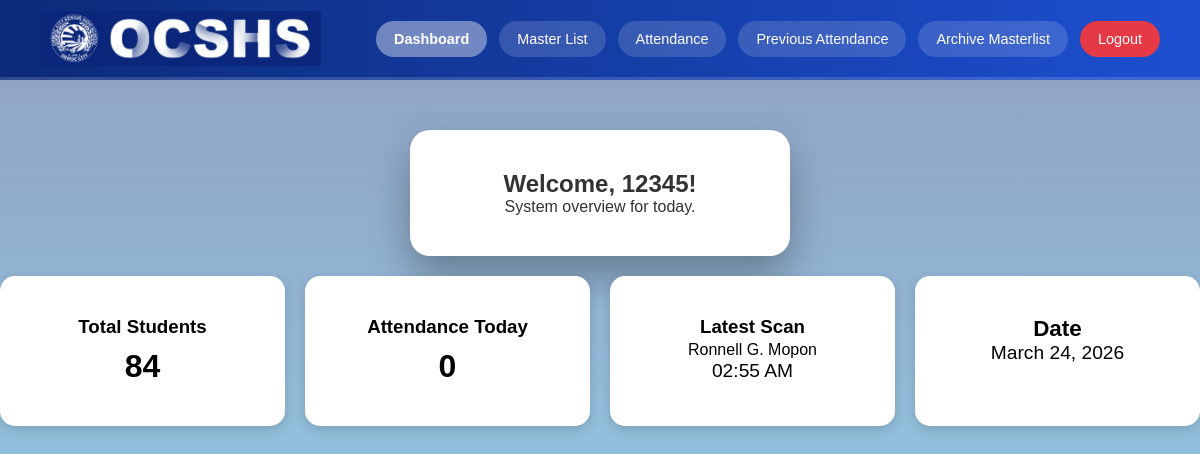
The page /dashboard.php (signed in) on the database as committed earlier.
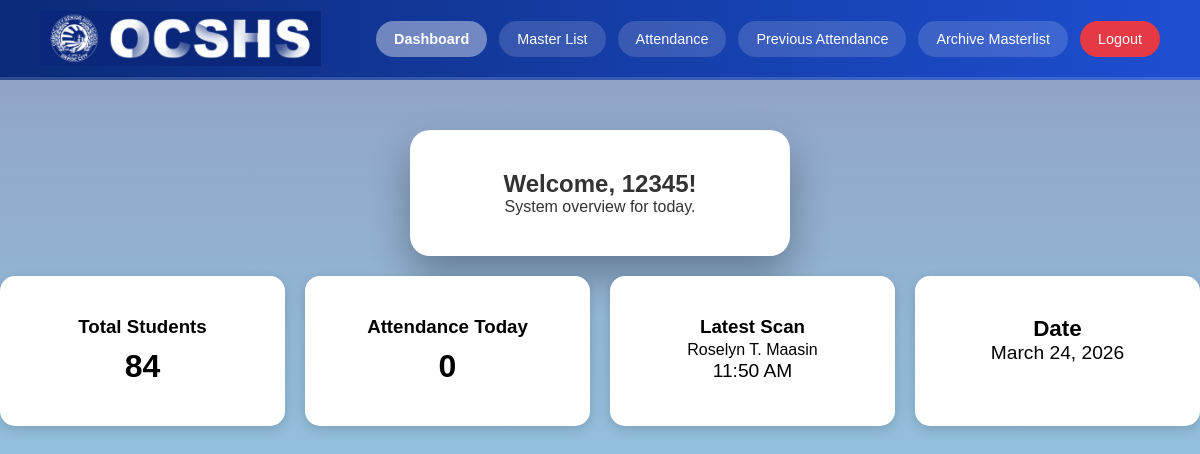
The same page on the database as committed later.
### tables this page shows
CREATE TABLE `attendance` (
  `id` int(11) NOT NULL,
  `lrn` varchar(50) DEFAULT NULL,
  `fullname` varchar(150) DEFAULT NULL,
  `gender` varchar(10) NOT NULL,
  `section` varchar(50) NOT NULL,
  `gradelvl` varchar(3) NOT NULL,
  `contact` varchar(20) NOT NULL,
  `date_logged` date DEFAULT NULL,
  `time_logged` time DEFAULT NULL,
  `is_notif` varchar(1) NOT NULL DEFAULT 'N',
  `created_at` timestamp NOT NULL DEFAULT current_timestamp()
);

### dashboard.php (the view, shortened to what this page needs)
<?php
require "config.php";
$studentsRow = mysqli_fetch_assoc(
    mysqli_query($conn, "SELECT COUNT(*) AS total FROM masterlist")
);
$totalStudents = $studentsRow['total'] ?? 0;
$today = date('Y-m-d');
$attendanceRow = mysqli_fetch_assoc(
    mysqli_query($conn, "SELECT COUNT(*) AS total FROM attendance WHERE date_logged='$today'")
);
$todayAttendance = $attendanceRow['total'] ?? 0;
$latestQuery = mysqli_query($conn,
    "SELECT fullname, time_logged
     FROM attendance
     ORDER BY id DESC
     LIMIT 1"
);
$latestRow = mysqli_fetch_assoc($latestQuery);
?>
<!DOCTYPE html>
<html lang="en">
<head>
<link rel="stylesheet" href="css/main.css">
</head>
<body>
<div class="header">
    <div class="header-left">
        <img src="images/logo.png" class="logo" alt="Logo">
    </div>
    <div class="nav">
        <a href="dashboard.php" class="active">Dashboard</a>
        <a href="masterlist.php">Master List</a>
        <a href="attendance_scanner.php">Attendance</a>
        <a href="attendance_history.php">Previous Attendance</a>
        <a href="archive_masterlist.php">Archive Masterlist</a>
        <a href="logout.php" class="logout">Logout</a>
    </div>
</div>
<div class="container">
    <div class="card">
        <h2>Welcome, <?= htmlspecialchars($_SESSION['username']) ?>!</h2>
        <p>System overview for today.</p>
    </div>
    <div class="dashboard-grid">
        <div class="dashboard-card">
            <h3>Total Students</h3>
            <p class="dashboard-number"><?= $totalStudents ?></p>
        </div>
        <div class="dashboard-card">
            <h3>Attendance Today</h3>
            <p class="dashboard-number"><?= $todayAttendance ?></p>
        </div>
        <div class="dashboard-card">
            <h3>Latest Scan</h3>
            <p>
                <?= $latestRow
                    ? htmlspecialchars($latestRow['fullname']) . "<big><br>" .
                      date("h:i A", strtotime($latestRow['time_logged'])) . "</small>"
                    : "No scans yet"
                ?>
            </p>
        </div>
        <div class="dashboard-card">
            <h3>Date</h3>
            <p><?= date("F d, Y") ?></p><br>
        </div>
    </div>
</div>
</body>
</html>

### css/main.css (style rules this page uses)
* { margin: 0; padding: 0; box-sizing: border-box; font-family: Arial, Helvetica, sans-serif; }
body::before { content: ""; position: fixed; inset: 0; background: linear-gradient( rgba(11, 42, 120, 0.45), rgba(58, 186, 228, 0.55) ); z-index: -1; }
.header { position: fixed; top: 0; width: 100%; height: 80px; background: linear-gradient(to right, #0b2a78, #1e4fd1); display: flex; align-items: center; justify-content: space-between; padding: 0 40px; border-bottom: 3px solid rgba(255,255,255,0.15); z-index: 1000; }
.header-left { display: flex; align-items: center; }
.logo { height: 55px; }
.nav { display: flex; gap: 12px; }
.nav a { text-decoration: none; color: white; padding: 10px 18px; border-radius: 100px; font-size: 0.9em; background: rgba(255,255,255,0.15); transition: 0.3s; }
.nav a.active { background: rgba(255,255,255,0.4); font-weight: bold; }
.logout { background: #e63946 !important; }
.container { margin-top: 130px; text-align: center; color: white; }
.card { background: white; color: #333; padding: 40px; border-radius: 20px; width: 380px; margin: auto; box-shadow: 0 20px 40px rgba(0,0,0,0.3); }
.dashboard-grid { display: grid; grid-template-columns: repeat(auto-fit, minmax(220px, 1fr)); gap: 20px; margin-top: 20px; }
.dashboard-card { background: #fff; color: #000; padding: 40px; border-radius: 15px; text-align: center; box-shadow: rgba(0,0,0,0.15) 0 4px 12px; }
.dashboard-number { font-size: 32px; font-weight: bold; margin-top: 10px; }

Rows that differ between the two databases and show on the page:
removed attendance: fullname "Ronnell G. Mopon", time_logged "02:55 AM"
added attendance: fullname "Roselyn T. Maasin", time_logged "11:50 AM"
